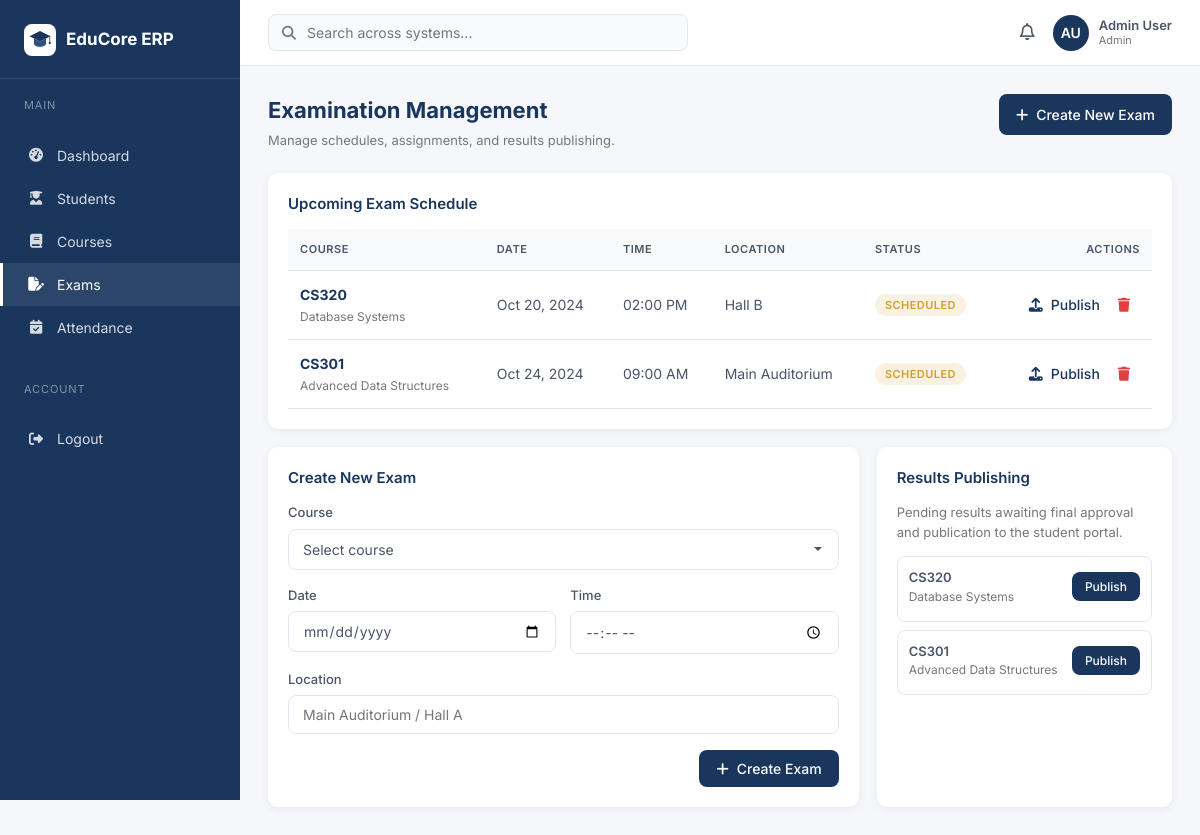
/admin/exams.php (signed in), run on the app's committed database.
### tables this page shows
CREATE TABLE exams (
  id INT AUTO_INCREMENT PRIMARY KEY,
  course_id INT NOT NULL,
  exam_date DATE NOT NULL,
  exam_time TIME NOT NULL,
  location VARCHAR(80),
  status VARCHAR(20) DEFAULT 'scheduled'
);

CREATE TABLE courses (
  id INT AUTO_INCREMENT PRIMARY KEY,
  code VARCHAR(20) NOT NULL UNIQUE,
  name VARCHAR(120) NOT NULL,
  credits INT NOT NULL DEFAULT 3,
  lecturer VARCHAR(120),
  schedule VARCHAR(80),
  room VARCHAR(40),
  seats_taken INT DEFAULT 0,
  seats_total INT DEFAULT 40,
  department VARCHAR(80)
);

### admin/exams.php (the view, shortened to what this page needs)
<?php
require_once __DIR__ . '/../config/db.php';
$exams = $pdo->query("SELECT e.*, c.code AS ccode, c.name AS cname FROM exams e JOIN courses c ON e.course_id=c.id ORDER BY e.exam_date ASC")->fetchAll();
$pending = array_filter($exams, fn($e) => $e['status']==='scheduled');
require __DIR__ . '/../partials/header.php';
require __DIR__ . '/../partials/sidebar.php';
require __DIR__ . '/../partials/navbar.php';
?>
<div class="page-header">
  <div>
    <h1>Examination Management</h1>
    <p>Manage schedules, assignments, and results publishing.</p>
  </div>
  <div class="actions">
    <a href="#create" class="btn btn-primary"><i class="fa-solid fa-plus"></i> Create New Exam</a>
  </div>
</div>
<div class="card">
  <div class="card-title">Upcoming Exam Schedule</div>
  <div class="table-wrap">
    <table class="table">
      <thead><tr><th>Course</th><th>Date</th><th>Time</th><th>Location</th><th>Status</th><th style="text-align:right">Actions</th></tr></thead>
      <tbody>
        <?php foreach ($exams as $e): ?>
          <tr>
            <td>
              <strong style="color:var(--primary)"><?= htmlspecialchars($e['ccode']) ?></strong><br>
              <span style="font-size:12px;color:var(--neutral)"><?= htmlspecialchars($e['cname']) ?></span>
            </td>
            <td><?= htmlspecialchars(date('M d, Y', strtotime($e['exam_date']))) ?></td>
            <td><?= htmlspecialchars(date('h:i A', strtotime($e['exam_time']))) ?></td>
            <td><?= htmlspecialchars($e['location']) ?></td>
            <td>
              <?php $cls = $e['status']==='published'?'success':'warning'; ?>
              <span class="badge badge-<?= $cls ?>"><?= htmlspecialchars($e['status']) ?></span>
            </td>
            <td class="actions-cell" style="text-align:right">
              <?php if ($e['status']==='scheduled'): ?>
                <form method="post" style="display:inline">
                  <button class="btn btn-sm btn-success" title="Publish Results"><i class="fa-solid fa-upload"></i> Publish</button>
                </form>
              <?php endif; ?>
              <a href="?delete=<?= $e['id'] ?>" class="delete" title="Delete" onclick="return confirm('Delete this exam?')"><i class="fa-solid fa-trash"></i></a>
            </td>
          </tr>
        <?php endforeach; ?>
      </tbody>
    </table>
  </div>
</div>
<div class="grid-2">
  <div class="card" id="create">
    <div class="card-title">Create New Exam</div>
    <form method="post">
      <div class="form-group">
        <label>Course</label>
        <select name="course_id" class="form-control" required>
          <option value="">Select course</option>
        </select>
      </div>
      <div class="form-row">
        <div class="form-group">
          <label>Date</label>
          <input type="date" name="exam_date" class="form-control" required>
        </div>
        <div class="form-group">
          <label>Time</label>
          <input type="time" name="exam_time" class="form-control" required>
        </div>
      </div>
      <div class="form-group">
        <label>Location</label>
        <input type="text" name="location" class="form-control" placeholder="Main Auditorium / Hall A" required>
      </div>
      <div class="form-actions">
        <button class="btn btn-primary"><i class="fa-solid fa-plus"></i> Create Exam</button>
      </div>
    </form>
  </div>
  <div class="card">
    <div class="card-title">Results Publishing</div>
    <p style="font-size:13px;color:var(--neutral);margin-bottom:14px">Pending results awaiting final approval and publication to the student portal.</p>
    <?php foreach ($pending as $e): ?>
      <div class="schedule-item">
        <div class="row1">
          <div>
            <div class="name"><?= htmlspecialchars($e['ccode']) ?></div>
            <div class="info"><?= htmlspecialchars($e['cname']) ?></div>
          </div>
          <form method="post">
            <button class="btn btn-sm btn-primary">Publish</button>
          </form>
        </div>
      </div>
    <?php endforeach; ?>
  </div>
</div>
<?php require __DIR__ . '/../partials/footer.php'; ?>

### assets/css/style.css (style rules this page uses)
*,*::before,*::after { box-sizing:border-box;margin:0;padding:0 }
:root { --primary:#1A365D;--primary-light:#2C5282;--secondary:#fff; --tertiary:#4A5568;--neutral:#77777A;--bg:#f5f7fa; --border:#e2e8f0;--success:#38A169;--warning:#D69E2E;--danger:#E53E3E; --radius:10px;--shadow:0 2px 8px rgba(0,0,0,0.06); }
body { font-family:'Inter',system-ui,-apple-system,Segoe UI,sans-serif;background:var(--bg);color:var(--tertiary);font-size:14px;line-height:1.5;-webkit-font-smoothing:antialiased }
a { color:var(--primary);text-decoration:none }
.page-header { display:flex;justify-content:space-between;align-items:flex-start;margin-bottom:22px;gap:16px;flex-wrap:wrap }
.page-header h1 { font-size:22px;color:var(--primary);margin:0 0 4px;font-weight:700 }
.page-header p { color:var(--neutral);margin:0;font-size:13px }
.page-header .actions { display:flex;gap:8px;flex-wrap:wrap }
.card { background:#fff;border-radius:var(--radius);box-shadow:var(--shadow);padding:20px;margin-bottom:18px }
.card-title { font-size:15px;font-weight:600;color:var(--primary);margin:0 0 14px;display:flex;justify-content:space-between;align-items:center;gap:10px }
.grid-2 { display:grid;grid-template-columns:2fr 1fr;gap:18px }
.table-wrap { overflow-x:auto }
.table { width:100%;border-collapse:collapse;font-size:14px }
.table th { text-align:left;padding:12px;background:#f8fafc;color:var(--tertiary);font-weight:600;border-bottom:1px solid var(--border);font-size:11px;text-transform:uppercase;letter-spacing:0.05em }
.table td { padding:13px 12px;border-bottom:1px solid var(--border);color:var(--tertiary);vertical-align:middle }
.table .actions-cell a,.table .actions-cell button { margin-right:6px;color:var(--primary);background:none;border:none;cursor:pointer;font-size:14px;padding:4px;text-decoration:none }
.table .actions-cell .delete { color:var(--danger) }
.badge { display:inline-block;padding:3px 10px;border-radius:999px;font-size:11px;font-weight:600;text-transform:uppercase;letter-spacing:0.04em }
.badge-warning { background:rgba(214,158,46,0.14);color:var(--warning) }
.btn { display:inline-flex;align-items:center;gap:8px;padding:9px 16px;border-radius:8px;font-size:14px;font-weight:500;border:1px solid transparent;cursor:pointer;text-decoration:none;transition:.15s;font-family:inherit;white-space:nowrap }
.btn-primary { background:var(--primary);color:#fff }
.btn-success { background:var(--success);color:#fff }
.btn-sm { padding:6px 12px;font-size:12px }
.form-group { margin-bottom:16px }
.form-group label { display:block;margin-bottom:6px;font-weight:500;font-size:13px;color:var(--tertiary) }
.form-control { width:100%;padding:10px 14px;border:1px solid var(--border);border-radius:8px;font-size:14px;font-family:inherit;background:#fff;transition:.15s;color:var(--tertiary) }
select.form-control { appearance:none;background-repeat:no-repeat;background-position:right 14px center;padding-right:34px }
.form-row { display:grid;grid-template-columns:1fr 1fr;gap:14px }
.form-actions { display:flex;gap:10px;justify-content:flex-end;margin-top:6px }
.schedule-item { padding:11px;border:1px solid var(--border);border-radius:8px;margin-bottom:8px }
.schedule-item .row1 { display:flex;justify-content:space-between;align-items:center;margin-bottom:4px;gap:8px }
.schedule-item .name { font-weight:600;color:var(--tertiary);font-size:13px }
.schedule-item .info { font-size:12px;color:var(--neutral) }

### data on the page
exams: course.code "CS320", course.name "Database Systems", exam_date "Oct 20, 2024", exam_time "02:00 PM", location "Hall B", status "SCHEDULED"
exams: course.code "CS301", course.name "Advanced Data Structures", exam_date "Oct 24, 2024", exam_time "09:00 AM", location "Main Auditorium", status "SCHEDULED"

### other printed values
$item[0] "Dashboard"
$item[0] "Students"
$item[0] "Courses"
$item[0] "Exams"
$item[0] "Attendance"
$initials "AU"
$uname "Admin User"
$urole "Admin"
